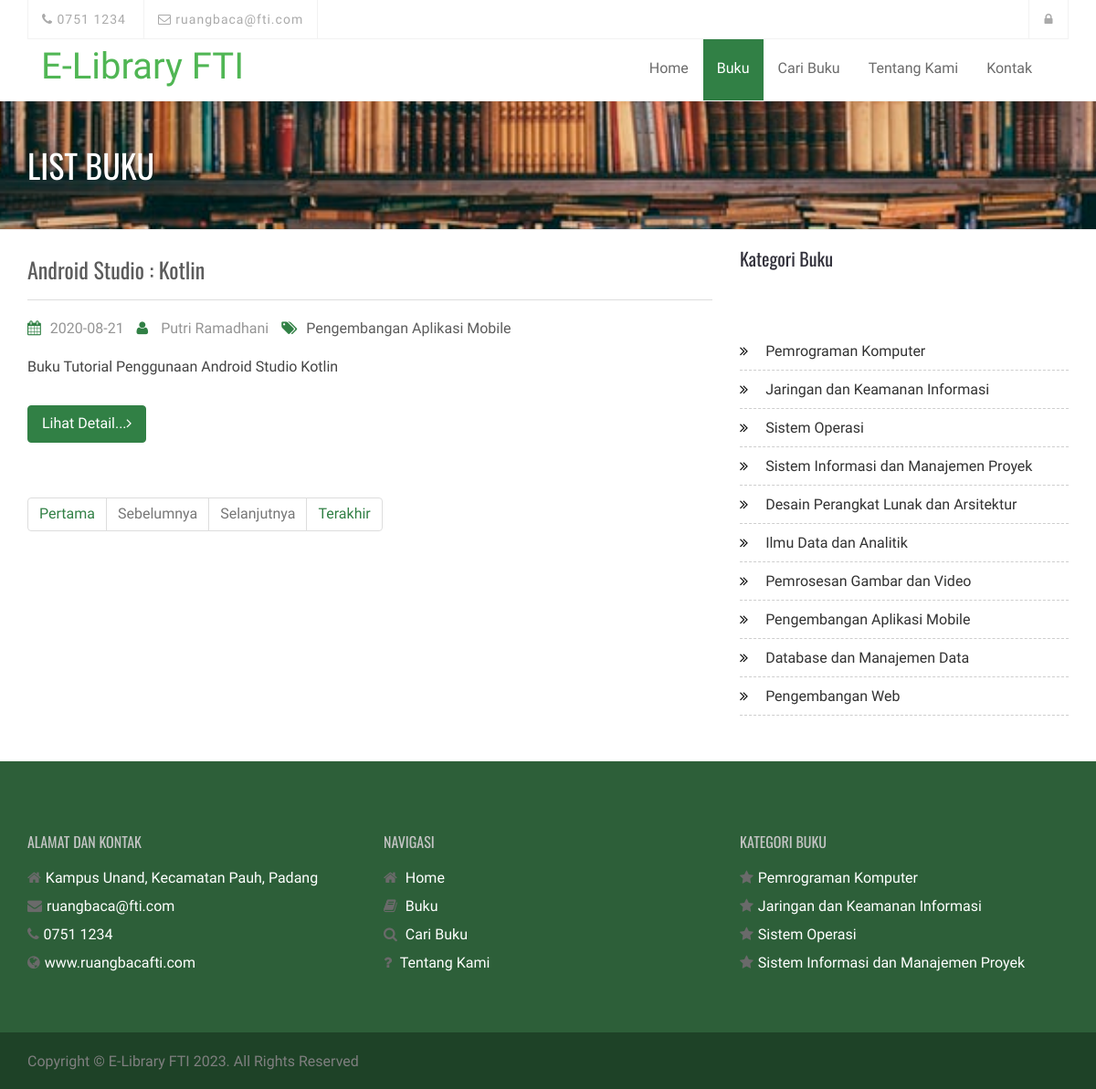
Page /index.php?q=books on the committed database.
### tables this page shows
CREATE TABLE `tblbooks` (
  `BookID` int(11) NOT NULL,
  `IBSN` varchar(13) NOT NULL,
  `BookTitle` varchar(125) NOT NULL,
  `BookDesc` varchar(255) NOT NULL,
  `Author` varchar(125) NOT NULL,
  `PublishDate` date NOT NULL,
  `BookPublisher` varchar(125) NOT NULL,
  `Category` varchar(90) NOT NULL,
  `BookPrice` double NOT NULL,
  `BookQuantity` int(11) NOT NULL,
  `Status` varchar(30) NOT NULL,
  `BookType` varchar(90) NOT NULL,
  `DeweyDecimal` varchar(90) NOT NULL,
  `OverAllQty` int(11) NOT NULL,
  `Donate` tinyint(1) NOT NULL,
  `Remarks` varchar(90) NOT NULL
);

CREATE TABLE `tblcategory` (
  `CategoryId` int(11) NOT NULL,
  `Category` varchar(125) NOT NULL,
  `DDecimal` varchar(90) NOT NULL
);

### index.php (called while the page is built, shortened)
<?php
require_once("include/initialize.php");
$view = (isset($_GET['q']) && $_GET['q'] != '') ? $_GET['q'] : '';
switch ($view) {
  case 'books':
    $title = "List Buku";
   break;
}
require_once("theme/templates.php");
?>

### include/database.php (called while the page is built, shortened)
<?php
class Database {
    var $sql_string = '';
    private $conn;
    public function open_connection() {
        $this->conn = mysqli_connect(server, user, pass);
        if (!$this->conn) {
            echo "Problem in database connection! Contact administrator!";
            exit();
        } else {
            $db_select = mysqli_select_db($this->conn, database_name);
        }
    }
    function setQuery($sql = '') {
        $this->sql_string = $sql;
    }
    function executeQuery() {
        $result = mysqli_query($this->conn, $this->sql_string);
        return $result;
    }
    private function confirm_query($result) {
        return $result;
    }
    function loadResultList($key = '') {
        $cur = $this->executeQuery();
        $array = array();
        while ($row = mysqli_fetch_object($cur)) {
            if ($key) {
                $array[$row->$key] = $row;
            } else {
                $array[] = $row;
            }
        }
        return $array;
    }
    public function num_rows($result_set) {
        return mysqli_num_rows($result_set);
    }
}
$mydb = new Database();
?>

### include/categories.php (called while the page is built, shortened)
<?php
require_once('database.php');
class Category {
	protected static  $tblname = "tblcategory";
	function listofcategory(){
		global $mydb;
		$mydb->setQuery("SELECT * FROM ".self::$tblname);
		$cur = $mydb->loadResultList();
		return $cur;
	}
}
?>

### book.php (the view, shortened to what this page needs)
<?php
  $category = isset($_GET['category']) ? $_GET['category'] : '';
  $page = isset($_GET['page']) ? $_GET['page'] : 1;
      $no_of_records_per_page = 10;
      $offset = ($page-1) * $no_of_records_per_page;
      $total_pages_sql = "SELECT * FROM tblbooks WHERE Status='Available' AND Category LIKE '%$category%' ";
      $mydb->setQuery($total_pages_sql);
      $cur = $mydb->executeQuery();
      $total_rows = $mydb->num_rows($cur);
      $total_pages = ceil($total_rows / $no_of_records_per_page);
      $sql = "SELECT * FROM `tblbooks`  WHERE Status='Available' AND Category LIKE '%$category%' LIMIT $offset, $no_of_records_per_page";
      $mydb->setQuery($sql);
      $cur = $mydb->executeQuery();
      $maxrow = $mydb->num_rows($cur);
 ?>
      <div class="container">
          <div class="row">
              <div class="col-md-8 blog-body">
                   <?php
                      $sql = "SELECT * FROM `tblbooks` WHERE Status='Available' AND Category LIKE '%$category%' GROUP BY BookTitle LIMIT $offset, $no_of_records_per_page";
                      $mydb->setQuery($sql);
                      $cur = $mydb->loadResultlist();
                      foreach ($cur as $result) {
                   ?>
                          <div class="blog-post">
                              <h1 class="post-title"><a href="index.php?q=bookdetails&id=<?php echo $result->IBSN;?>"><?php echo $result->BookTitle;?></a></h1>
                              <ul class="post-meta">
                                  <li><i class="fa fa-calendar"> </i><?php echo $result->PublishDate;?></li>
                                  <li><i class="fa fa-user"> </i> <?php echo $result->Author;?></li>
                                  <li><i class="fa fa-tags"> </i><a href="index.php?q=books&category=<?php echo $result->Category;?>"><?php echo $result->Category;?></a></li>
                              </ul>
                              <p class="post-content"> <?php echo $result->BookDesc;?></p>
                              <a href="index.php?q=bookdetails&id=<?php echo $result->IBSN;?>" class="btn btn-primary ">Lihat Detail...<i class="fa fa-angle-right"></i></a>
                          </div>
                    <?php  }     ?>
                  <nav>
                  <?php if ($maxrow > 0) { ?>
                  <ul class="pagination">
                      <li class="page-item"><a class="page-link" href="index.php?q=books&category=<?php echo $category;?>&page=1">Pertama</a></li>
                      <li class="page-item <?php if($page <= 1){ echo 'disabled'; } ?>">
                          <a class="page-link" href="<?php if($page <= 1){ echo '#'; } else { echo "index.php?q=books&category=".$category."&page=".($page - 1); } ?>">Sebelumnya</a>
                      </li>
                      <li class="page-item <?php if($page >= $total_pages){ echo 'disabled'; } ?>">
                          <a class="page-link" href="<?php if($page >= $total_pages){ echo '#'; } else { echo "index.php?q=books&category=".$category."&page=".($page + 1); } ?>">Selanjutnya</a>
                      </li>
                      <li class="page-item"><a class="page-link" href="index.php?q=books&category=<?php echo $category;?>&page=<?php echo $total_pages; ?>">Terakhir</a></li>
                  </ul>
                  <?php }else{ echo '<h1>Buku Tidak Ditemukan!</h1>';} ?>
                  </nav>
              </div>
              <div class="col-md-4 sidebar right-sidebar">
                  <div class="widget widget-categories">
                      <div class="section-heading-2">
                          <h3 class="section-title">
                              <span>Kategori Buku</span>
                          </h3>
                      </div>
                      <ul>
                           <?php
                              $category = new Category();
                              $cur = $category->listOfcategory();
                              foreach ($cur as $category) {
                                  if ($category==$category->Category) {
                                       echo ' <li style="color:#FF432E">
                                              <i class="fa fa-angle-double-right"></i>
                                              <a  style="color:#FF432E" href="index.php?q=books&category='.$category->Category.'">'.$category->Category .'</a>
                                          </li> ';
                                  }else{
                                           echo '<li>
                                              <i class="fa fa-angle-double-right"></i>
                                              <a   href="index.php?q=books&category='.$category->Category.'">'.$category->Category .'</a>
                                          </li> ';
                                  }
                              }
                          ?>
                      </ul>
                  </div>
              </div>
          </div>
      </div>

### theme/templates.php (shortened to what this page needs)
<!DOCTYPE html>
<?php  $q = isset($_GET['q']) ? $_GET['q'] :'';?>
<html lang="en">
    <head>
        <link rel="stylesheet" href="<?php echo web_root;?>asset/bootstrap/css/bootstrap.min.css" type="text/css">
        <link rel="stylesheet" href="<?php echo web_root;?>asset/font-awesome/css/font-awesome.min.css" type="text/css">
        <link rel="stylesheet" href="<?php echo web_root;?>asset/css/owl.carousel.css" type="text/css">
        <link rel="stylesheet" href="<?php echo web_root;?>asset/css/owl.theme.css" type="text/css">
        <link rel="stylesheet" href="<?php echo web_root;?>asset/css/owl.transitions.css" type="text/css">
        <link rel="stylesheet" type="text/css" href="<?php echo web_root;?>asset/css/animate.css">
        <link rel="stylesheet" type="text/css" href="<?php echo web_root;?>asset/css/lightbox.css">
        <link rel="stylesheet" type="text/css" href="<?php echo web_root;?>asset/css/style.css">
        <link rel="stylesheet" type="text/css" href="<?php echo web_root;?>asset/css/responsive.css">
        <link href="<?php echo web_root;?>admin/dist/css/datepicker.css" rel="stylesheet" />
        <link href="<?php echo web_root;?>admin/dist/css/dataTables.bootstrap4.min.css" rel="stylesheet" />
    </head>
    <body>
        <header class="clearfix">
            <div class="container">
                <div class="row">
                    <div class="col-md-12">
                        <div class="top-bar">
                            <div class="row">
                                <div class="col-md-6">
                                    <ul class="contact-details">
                                        <li><a href="#"><i class="fa fa-phone"></i> 0751 1234 </a>
                                        </li>
                                        <li><a href="#"><i class="fa fa-envelope-o"></i> ruangbaca@fti.com </a>
                                        </li>
                                    </ul>
                                </div>
                                <div class="col-md-6">
                                    <ul class="social-list">
                                            <?php if (isset($_SESSION['BorrowerId'])) {
                                                echo '<li><a class="active" href="'.web_root.'logout.php"><i class="fa fa-sign-out"></i></a></li>';
                                                echo '<li><a class="active" href="'.web_root.'borrower/"><i class="fa fa-user"></i></a></li>';
                                            }else{
                                                echo '<li><a class="active" href="'.web_root.'index.php?q=login"><i class="fa fa-lock"></i></a></li>';
                                            }
                                        ?>
                                    </ul>
                                </div>
                            </div>
                        </div>
                    </div>
                </div>
            </div>
            <div class="navbar navbar-default navbar-top">
                <div class="container">
                    <div class="navbar-header">
                        <a class="navbar-brand" href="<?php echo web_root;?>">E-Library FTI</a>
                    </div>
                    <div class="navbar-collapse collapse">
                        <ul class="nav navbar-nav navbar-right">
                            <li>
                                <a class="<?php echo ($q=='')? 'active' : ''?>" href="<?php echo web_root;?>">Home</a>
                            </li>
                            <li >
                                <a class="<?php echo ($q=='books' || $q=='borrow' || $q=='bookdetails')? 'active' : ''?>" href="<?php echo web_root;?>index.php?q=books">Buku</a>
                            </li>
                            <li>
                                <a  class="<?php echo ($q=='find')? 'active' : ''?>" href="<?php echo web_root;?>index.php?q=find">Cari Buku</a>
                            </li>
                            <li>
                                <a  class="<?php echo ($q=='about')? 'active' : ''?>" href="<?php echo web_root;?>index.php?q=about">Tentang Kami</a>
                            </li>
                            <li >
                            	<a class="<?php echo ($q=='contact')? 'active' : ''?>" href="<?php echo web_root;?>index.php?q=contact">Kontak</a>
                            </li>
                        </ul>
                    </div>
                </div>
            </div>
        </header>
        <?php
        if ($q!='') {
          echo '<div class="page-header">
              <div class="overlay">
                  <div class="container">
                      <div class="row">
                          <div class="col-md-12">
                              <h1>'.$title.'</h1>
                          </div>
                      </div>
                  </div>
              </div>
          </div>';
        }
        ?>
		<?php  require_once $content; ?>
        <section id="footer-section" class="footer-section">
            <div class="container">
                <div class="row">
                    <div class="col-md-4">
                        <div class="section-heading-2">
                            <h3 class="section-title">
                                <span>Alamat dan Kontak</span>
                            </h3>
                        </div>
                        <div class="footer-address">
                            <ul>
                                <li class="footer-contact"><i class="fa fa-home"></i>Kampus Unand, Kecamatan Pauh, Padang</li>
                                <li class="footer-contact"><i class="fa fa-envelope"></i><a href="#">ruangbaca@fti.com</a></li>
                                <li class="footer-contact"><i class="fa fa-phone"></i>0751 1234</li>
                                <li class="footer-contact"><i class="fa fa-globe"></i><a href="#" target="_blank">www.ruangbacafti.com</a></li>
                            </ul>
                        </div>
                    </div>
                    <div class="col-md-4">
                        <div class="section-heading-2">
                            <h3 class="section-title">
                                <span>Navigasi</span>
                            </h3>
                        </div>
                        <div class="footer-address">
                            <ul>
                                <li class="footer-contact"><i class="fa fa-home"></i> <a href="<?php echo web_root;?>" target="_blank">Home</a></li>
                                <li class="footer-contact"><i class="fa fa-book"></i> <a href="<?php echo web_root;?>index.php?q=books">Buku</a></li>
                                <li class="footer-contact"><i class="fa fa-search"></i> <a href="<?php echo web_root;?>index.php?q=find" target="_blank">Cari Buku</a></li>
                                <li class="footer-contact"><i class="fa fa-question"></i> <a href="#" target="<?php echo web_root;?>index.php?q=about">Tentang Kami</a></li>
                            </ul>
                        </div>
                    </div>
                    <div class="col-md-4">
                        <div class="section-heading-2">
                            <h3 class="section-title">
                                <span>Kategori Buku</span>
                            </h3>
                        </div>
                        <div class="footer-address">
                            <ul>
                                <?php
                                    $sql = "SELECT * FROM tblcategory LIMIT 4";
                                    $mydb->setQuery($sql);
                                    $res = $mydb->loadResultList();
                                    foreach ($res as $object) {
                                        echo '<li class="footer-contact"><i class="fa fa-star"></i>'.$object->Category.'</li>';
                                    }
                                ?>
                            </ul>
                        </div>
                    </div>
                </div>
            </div>
        </section>
        <div id="copyright-section" class="copyright-section">
            <div class="container">
                <div class="row">
                    <div class="col-md-7">
                        <div class="copyright">
                            Copyright © E-Library FTI 2023. All Rights Reserved
                        </div>
                    </div>
                </div>
            </div>
        </div>
    </body>
</html>

### asset/css/lightbox.css (style rules this page uses)
body:after { content: url(../images/close.png) url(../images/loading.gif) url(../images/prev.png) url(../images/next.png); display: none; }

### rows in the picture
tblbooks: BookTitle "Android Studio : Kotlin", PublishDate "2020-08-21", Author "Putri Ramadhani", Category "Pengembangan Aplikasi Mobile", BookDesc "Buku Tutorial Penggunaan Android Studio Kotlin"
tblcategory: Category "Pemrograman Komputer"
tblcategory: Category "Jaringan dan Keamanan Informasi"
tblcategory: Category "Sistem Operasi"
tblcategory: Category "Sistem Informasi dan Manajemen Proyek"
tblcategory: Category "Desain Perangkat Lunak dan Arsitektur"
tblcategory: Category "Ilmu Data dan Analitik"
tblcategory: Category "Pemrosesan Gambar dan Video"
tblcategory: Category "Pengembangan Aplikasi Mobile"
tblcategory: Category "Database dan Manajemen Data"
tblcategory: Category "Pengembangan Web"

### other values in the picture
$title "LIST BUKU"
